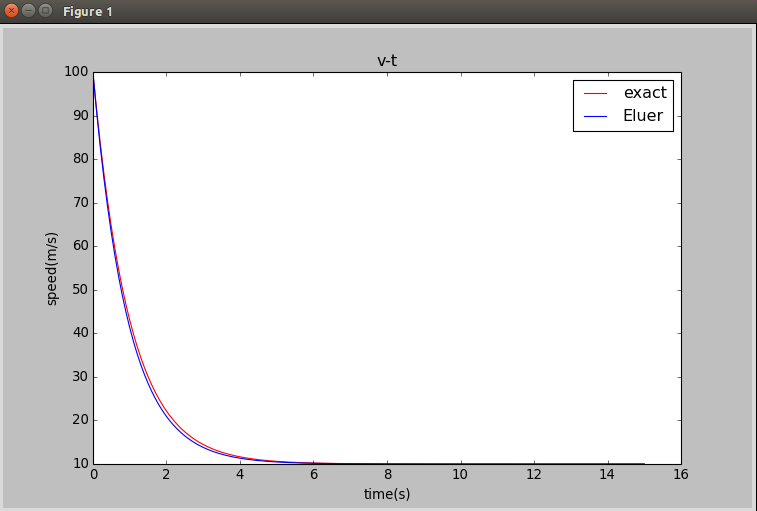

Python code for this plot:

import numpy as np
import matplotlib.pyplot as plt
import math

v=[]
t=[]
a=10
b=1
dt=0.1
v.append(100.)
t.append(0)
end_time=15

for i in range(int(end_time/dt)):
        tmp=v[i]+(a-b*v[i])*dt
        v.append(tmp)        
        t.append(dt*(i+1))
        print t[-1],v[-1]
T=np.linspace(0,15,150)
u=10+90/math.e**T
plt.plot(T,u,color="red",linestyle='-',label="exact")
plt.plot(t,v,color="blue",linestyle='-',label="Eluer")
plt.xlabel("time(s)")
plt.ylabel("speed(m/s)")
plt.title("v-t")
plt.legend()
plt.show()
